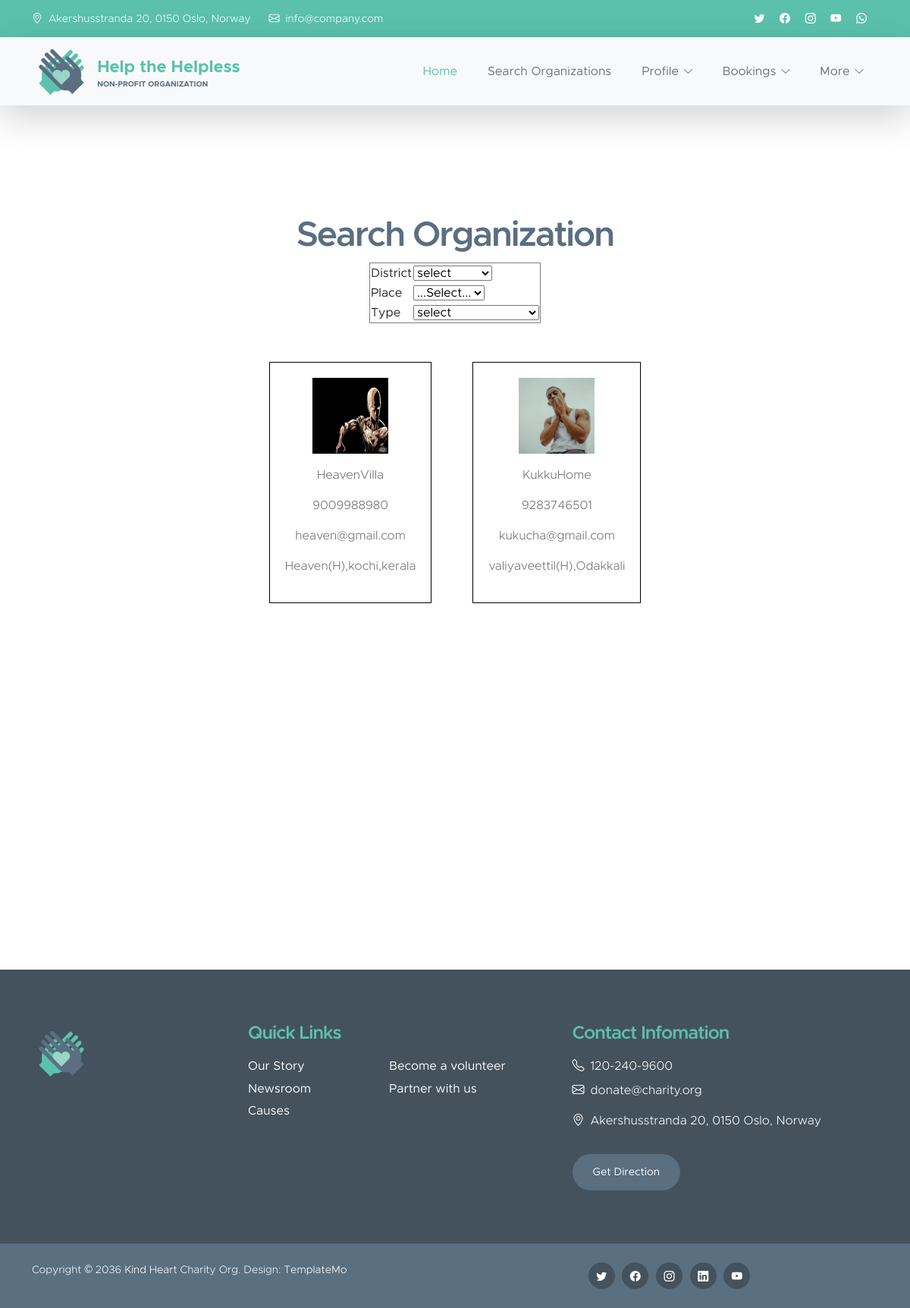
Page /Helpers/search/ on the committed database.
### Guest/models.py (models this page shows)
class tbl_organization(models.Model):
    org_name=models.CharField(max_length=50)
    org_email=models.CharField(max_length=50)
    org_contact=models.CharField(max_length=50)
    org_address=models.CharField(max_length=50)
    org_logo=models.FileField(upload_to="Orgdoc/")
    org_proof=models.FileField(upload_to="Orgdoc/")
    org_place=models.ForeignKey(tbl_place,on_delete=models.CASCADE)
    org_type=models.ForeignKey(tbl_type,on_delete=models.CASCADE)
    org_password=models.CharField(max_length=50)
    status=models.CharField(max_length=50,default=0,null=True)

### Helpers/views.py (the view)
# urls.py: path('search/',views.search,name="search"),
def search(request):
    district_data=tbl_district.objects.all()
    type_data=tbl_type.objects.all()
    odata=tbl_organization.objects.filter(status=1)
    if request.method=="POST":
        place=tbl_place.objects.get(id=request.POST.get('sel_place'))
        return render(request,'Helpers/Search.html',{'district':district_data,'type':type_data,'odata':odata})
    else:
           return render(request,'Helpers/Search.html',{'district':district_data,'type':type_data,'odata':odata})

### Helpers/Templates/Helpers/Search.html (shortened to what this page needs)
{% extends 'Helpers/header.html' %}
{% load static %}
{% block content %}
<!DOCTYPE html>
<html lang="en">
<head>
</head>
<body>
    <center>
        <h2>Search Organization</h2>
    <form action="" method="post" enctype="multipart/form-data">
        <table border="1">
            <tr>
                <td>District</td>
                <td>
                    <select name="dropdown" id="sel_dis">
                        <option value="">select</option>
                    </select>
                </td>
            </tr>
            <tr>
                <td>Place</td>
                <td>
                    <select name="sel_place" id="sel_place">
                        <option value="">...Select...</option>
                    </select>
                </td>
            </tr>
            <tr>
            <tr>
                <td>Type</td>
                <td>
                    <select name="sel_type" id="sel_type">
                        <option value="">select</option>
                    </select>
                </td>
            </tr>
        </table>
    </form>
    <br>
</center>
<table align="center" cellpadding="5" style="border-collapse: collapse" id="result">
    <tr>
        {% for i in odata %}
        <td>
            <div style="text-align:center;border:1px solid black;margin:22px;padding:20px">
                <p><img src="{{i.org_logo.url}}" width="100px" height="100px" /></p>
                <p>{{i.org_name}}</p>
                <p>{{i.org_contact}}</p>
                <p>{{i.org_email}}</p>
                <p>{{i.org_address}}</p>
            </div>
        </td>
        {% endfor %}
</table>
</body>
</html>
    {% endblock content%}

### Guest/static/Main/css/templatemo-kind-heart-charity.css (style rules this page uses)
:root { --white-color: #ffffff; --primary-color: #5bc1ac; --secondary-color: #5a6f80; --section-bg-color: #f0f8ff; --site-footer-bg-color: #44525d; --custom-btn-bg-color: #597081; --custom-btn-bg-hover-color: #5bc1ac; --dark-color: #000000; --p-color: #717275; --border-color: #e9eaeb; --body-font-family: 'Metropolis', sans-serif; --h1-font-size: 52px; --h2-font-size: 46px; --h3-font-size: 32px; --h4-font-size: 28px; --h5-font-size: 24px; --h6-font-size: 22px; --p-font-size: 16px; --btn-font-size: 18px; --copyright-font-size: 14px; --border-radius-large: 100px; --border-radius-medium: 20px; --border-radius-small: 10px; --font-weight-light: 300; --font-weight-normal: 400; --font-weight-semibold: 600; --font-weight-bold: 700; }
body { background-color: var(--white-color); font-family: var(--body-font-family); }
h2, h3, h4, h5, h6 { color: var(--dark-color); }
h1, h2, h3, h4, h5, h6 { font-weight: var(--font-weight-semibold); letter-spacing: -1px; }
h2 { color: var(--secondary-color); font-size: var(--h2-font-size); letter-spacing: -2px; }
p { color: var(--p-color); font-size: var(--p-font-size); font-weight: var(--font-weight-light); }

### rows in the picture
tbl_organization: org_logo (picture), org_name "HeavenVilla", org_contact "9009988980", org_email "heaven@gmail.com", org_address "Heaven(H),kochi,kerala"
tbl_organization: org_logo (picture), org_name "KukkuHome", org_contact "9283746501", org_email "kukucha@gmail.com", org_address "valiyaveettil(H),Odakkali"
